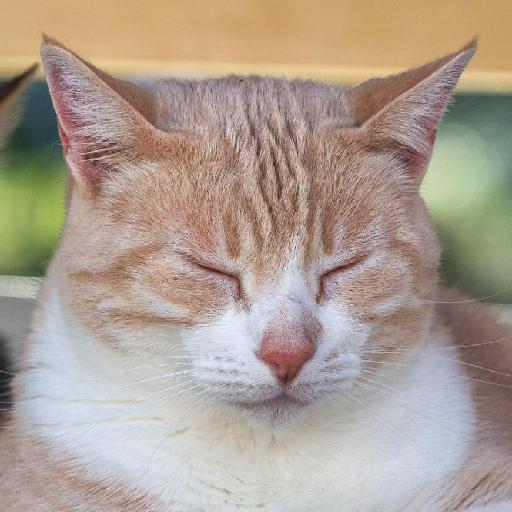
#> input picture images/flickr_cat_000765.jpg, 512 x 512 px, found by its file name
$ jupyter execute --allow-errors TPS_tool.ipynb
#> lines starting #> are read from the running program, lines starting #| are printed output that depends on the picture; after the words box and inside, x2 and y2 are one past the last pixel; in counts of white or black regions, pixels touching at a corner belong together
[cell 1]
# -*- coding:utf-8 -*-

from __future__ import division
import tkinter as tk
from tkinter import *
import tkinter.messagebox as messagebox
from PIL import Image, ImageTk
import os
import cv2
import numpy as np


class LabelTool():
    def __init__(self, master):
        # 初始化变量
        # 图片1初始路径
        self.image1_dir = ''
        # 图片2初始路径
        self.image2_dir = ''
        # 标签记录1
        self.label1_record = []
        # 标签记录2
        self.label2_record = []
        # 图片1状态
        self.image1 = None
        # 图片2状态
        self.image2 = None
        # 状态1, 0代表未转换，1代表已转换
        self.sta1 = 0
        # 状态2
        self.sta2 = 0

        # 设置主要框架
        self.parent = master
        self.parent.title("TPS融合")
        self.frame = tk.Frame(self.parent)
        self.frame.pack(fill=tk.BOTH, expand=1)
        self.parent.resizable(width=TRUE, height=TRUE)

        # 图片加载
        self.entry = tk.Entry(self.frame)
        self.entry.grid(row=0, column=0, sticky=E)
        self.ldBtn = tk.Button(self.frame, text="Loading", command=self.loadImage1)
        self.ldBtn.grid(row=0, column=1, sticky=W)

        self.entry2 = tk.Entry(self.frame)
        self.entry2.grid(row=0, column=2, sticky=E)
        self.ldBtn2 = tk.Button(self.frame, text="Loading", command=self.loadImage2)
        self.ldBtn2.grid(row=0, column=3, sticky=W)

        # 显示窗口
        self.mainPanel = Canvas(self.frame, cursor='arrow')
        self.mainPanel.bind("<Button-1>", self.mouseClick1)
        self.mainPanel.grid(row=1, column=0, rowspan=4, sticky=NW)

        self.mainPanel2 = Canvas(self.frame, cursor='arrow')
        self.mainPanel2.bind("<Button-1>", self.mouseClick2)
        self.mainPanel2.grid(row=1, column=2, rowspan=4, sticky=NW)

        # 控制和显示台
        self.ctrPanel = Frame(self.frame)
        self.ctrPanel.grid(row=5, column=0, columnspan=4, sticky=W + E)
        self.clearBtn = Button(self.ctrPanel, text='Clear', width=10, command=self.clear1)
        self.clearBtn.grid(row=5, column=0, sticky=W)
        self.conBtn = Button(self.ctrPanel, text='TPS Convert', width=10, command=self.conver1)
        self.conBtn.grid(row=5, column=1, sticky=W)

        self.ctrPanel2 = Frame(self.frame)
        self.ctrPanel2.grid(row=5, column=2, columnspan=4, sticky=W + E)
        self.clearBtn2 = Button(self.ctrPanel2, text='Clear', width=10, command=self.clear2)
        self.clearBtn2.grid(row=5, column=0, sticky=W)
        self.conBtn2 = Button(self.ctrPanel2, text='TPS Convert', width=10, command=self.conver2)
        self.conBtn2.grid(row=5, column=1, sticky=W)

    # [115 lines left out: functions loadImage1, loadImage2, mouseClick1, mouseClick2, clear1, clear2 and 2 more, not called in this run]


root = tk.Tk()
#> (the rest of this cell did not finish here and is left out)

[cell 2]
import numpy as np
coordinates = [[[134, 247], [161, 237], [186, 269], [152, 285], [282, 274], [304, 233], [344, 241], [324, 280], [215, 343], [196, 399], [224, 379], [275, 398], [230, 388]], [[152, 250], [183, 242], [202, 279], [172, 284], [293, 280], [321, 243], [353, 249], [335, 283], [235, 349], [228, 408], [245, 380], [304, 400], [259, 429]]]
sshape = np.array(coordinates[0], np.int32)
sshape

[cell 3]
import numpy as np
import cv2

coordinates = [[[181, 259], [211, 265], [234, 276], [210, 272], [319, 274], [340, 262], [367, 257], [346, 269], [291, 354], [246, 404], [281, 391], [306, 401], [282, 398]], [[152, 250], [183, 242], [202, 279], [172, 284], [293, 280], [321, 243], [353, 249], [335, 283], [235, 349], [228, 408], [245, 380], [304, 400], [259, 429]]]

tps = cv2.createThinPlateSplineShapeTransformer()
sshape = np.array(coordinates[0], np.int32)
tshape = np.array(coordinates[1], np.int32)
sshape = sshape.reshape(1, -1, 2)
tshape = tshape.reshape(1, -1, 2)

matches = list()
for i in range(13):
    matches.append(cv2.DMatch(i, i, 0))
tps.estimateTransformation(tshape, sshape, matches)
img2_o = cv2.imread('E:/cat/original_images/flickr_cat_000765.jpg')
#> img2_o is the input picture: shape (512, 512, 3); mean B, G, R 146.3, 158.6, 173
out_img = tps.warpImage(img2_o)
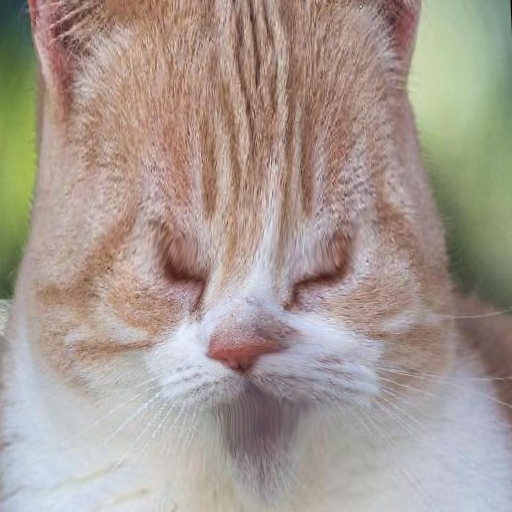
#> out_img: shape (512, 512, 3); mean B, G, R 145.8, 154.5, 166.7
cv2.imwrite('3.png', out_img)
#> Out = True

[cell 4]
area1 = np.array(coordinates[1][0:4], np.int32)
area2 = np.array(coordinates[1][4:8], np.int32)
area3 = np.array(coordinates[1][9:13], np.int32)

[cell 5]
or_image = cv2.imread('2.png')

mask = np.zeros(out_img.shape, out_img.dtype)
cv2.fillPoly(mask, [area1, area3, area2], (255, 255, 255))
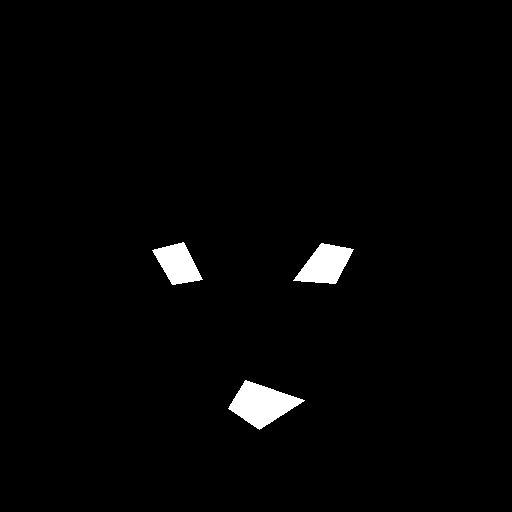
#> mask: shape (512, 512, 3); 1.8% white; 3 white regions, box (x1, y1, x2, y2) and area: (228, 380, 305, 430) 2001, (293, 243, 354, 284) 1490, (152, 242, 203, 285) 1279
cv2.imwrite('4.png', mask)
#> Out = True

$ run again, with images/flickr_cat_000003.jpg copied over images/flickr_cat_000765.jpg
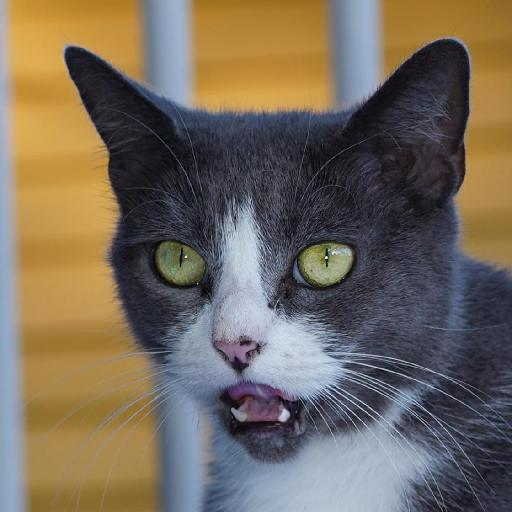
#> input picture images/flickr_cat_000003.jpg, 512 x 512 px, found by its file name
#> img2_o is the input picture: shape (512, 512, 3); mean B, G, R 91.7, 105.8, 116.7
#> `out_img = tps.warpImage(img2_o)`:
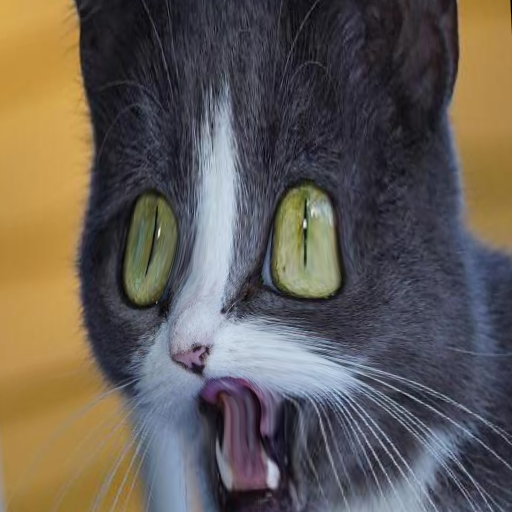
#> out_img: shape (512, 512, 3); mean B, G, R 84.6, 92, 99.7
#> `cv2.imwrite('3.png', out_img)`: Out = True
#> mask: shape (512, 512, 3); 1.8% white; 3 white regions, box (x1, y1, x2, y2) and area: (228, 380, 305, 430) 2001, (293, 243, 354, 284) 1490, (152, 242, 203, 285) 1279

$ run again, with images/flickr_cat_000691.jpg copied over images/flickr_cat_000765.jpg
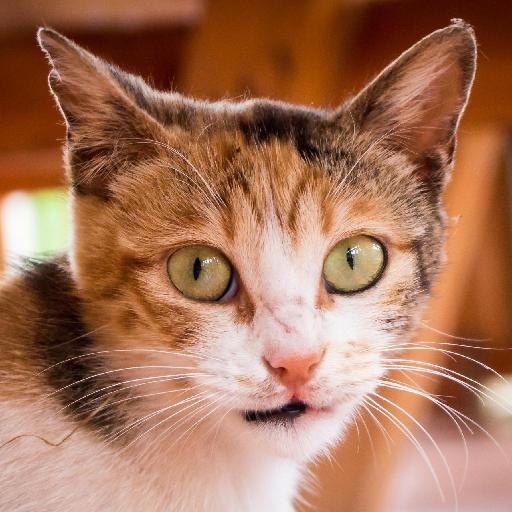
#> input picture images/flickr_cat_000691.jpg, 512 x 512 px, found by its file name
#> img2_o is the input picture: shape (512, 512, 3); mean B, G, R 89.2, 115.8, 166.1
#> `out_img = tps.warpImage(img2_o)`:
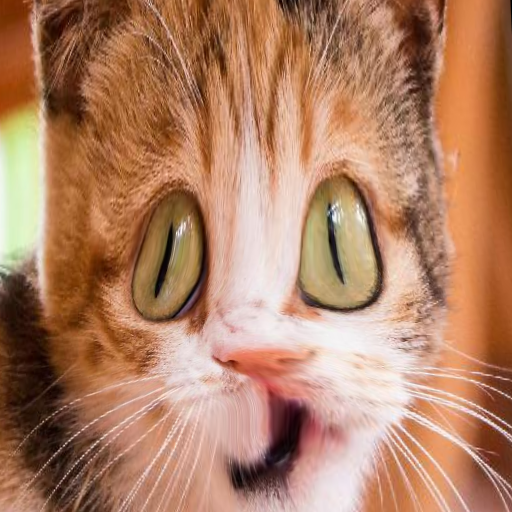
#> out_img: shape (512, 512, 3); mean B, G, R 100.2, 128.6, 177
#> `cv2.imwrite('3.png', out_img)`: Out = True
#> mask: shape (512, 512, 3); 1.8% white; 3 white regions, box (x1, y1, x2, y2) and area: (228, 380, 305, 430) 2001, (293, 243, 354, 284) 1490, (152, 242, 203, 285) 1279

$ run again, with images/n02096585_1042.JPEG_144_33_339_246.jpg copied over images/flickr_cat_000765.jpg
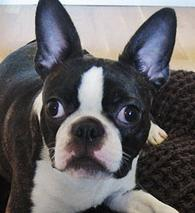
#> input picture images/n02096585_1042.JPEG_144_33_339_246.jpg, 195 x 213 px, found by its file name
#> img2_o is the input picture: shape (213, 195, 3); mean B, G, R 102.2, 99.6, 101.6
#> `out_img = tps.warpImage(img2_o)`:
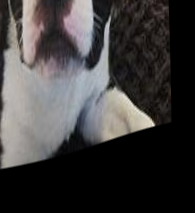
#> out_img: shape (213, 195, 3); mean B, G, R 61.3, 61.4, 63.5
#> `cv2.imwrite('3.png', out_img)`: Out = True
#> mask: shape (213, 195, 3); every value is 0
